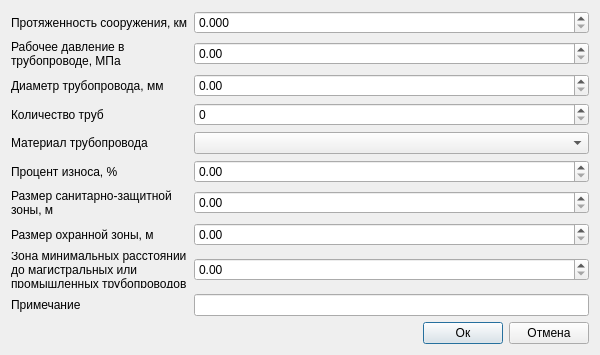
<?xml version="1.0" encoding="UTF-8"?>
<ui version="4.0">
 <class>Dialog</class>
 <widget class="QDialog" name="Dialog">
  <property name="geometry">
   <rect>
    <x>0</x>
    <y>0</y>
    <width>600</width>
    <height>355</height>
   </rect>
  </property>
  <property name="minimumSize">
   <size>
    <width>600</width>
    <height>355</height>
   </size>
  </property>
  <property name="windowTitle">
   <string>Магистральный трубопровод: Дополнительные атрибуты</string>
  </property>
  <property name="accessibleName">
   <string notr="true">btnSave</string>
  </property>
  <layout class="QVBoxLayout" name="verticalLayout_2">
   <item>
    <layout class="QGridLayout" name="gridLayout_2">
     <item row="0" column="1">
      <layout class="QHBoxLayout" name="horizontalLayout_4">
       <item>
        <layout class="QGridLayout" name="gridLayout_3">
         <item row="6" column="0">
          <widget class="QLabel" name="label_3">
           <property name="text">
            <string>Количество труб</string>
           </property>
          </widget>
         </item>
         <item row="6" column="1">
          <widget class="QgsSpinBox" name="sbNumber">
           <property name="maximum">
            <number>10000000</number>
           </property>
           <property name="clearValue">
            <bool>true</bool>
           </property>
          </widget>
         </item>
         <item row="18" column="1">
          <widget class="QLineEdit" name="tbNote">
           <property name="clearButtonEnabled">
            <bool>true</bool>
           </property>
          </widget>
         </item>
         <item row="14" column="1">
          <widget class="QgsDoubleSpinBox" name="sbGuardZoneSize">
           <property name="maximum">
            <double>10000000.000000000000000</double>
           </property>
           <property name="clearValue">
            <bool>true</bool>
           </property>
          </widget>
         </item>
         <item row="16" column="1">
          <widget class="QgsDoubleSpinBox" name="sbMinimalLengthZoneSize">
           <property name="maximum">
            <double>10000000.000000000000000</double>
           </property>
           <property name="clearValue">
            <bool>true</bool>
           </property>
          </widget>
         </item>
         <item row="8" column="0">
          <widget class="QLabel" name="label_2">
           <property name="text">
            <string>Материал трубопровода</string>
           </property>
          </widget>
         </item>
         <item row="2" column="1">
          <widget class="QgsDoubleSpinBox" name="sbOperatingPressure">
           <property name="maximum">
            <double>10000000.000000000000000</double>
           </property>
           <property name="clearValue">
            <bool>true</bool>
           </property>
          </widget>
         </item>
         <item row="14" column="0">
          <widget class="QLabel" name="label_9">
           <property name="text">
            <string>Размер охранной зоны, м</string>
           </property>
          </widget>
         </item>
         <item row="12" column="0">
          <widget class="QLabel" name="label_8">
           <property name="text">
            <string>Размер санитарно-защитной
зоны, м</string>
           </property>
          </widget>
         </item>
         <item row="4" column="0">
          <widget class="QLabel" name="label">
           <property name="text">
            <string>Диаметр трубопровода, мм</string>
           </property>
          </widget>
         </item>
         <item row="4" column="1">
          <widget class="QgsDoubleSpinBox" name="sbPipelineDiameter">
           <property name="maximum">
            <double>10000000.000000000000000</double>
           </property>
           <property name="clearValue">
            <bool>true</bool>
           </property>
          </widget>
         </item>
         <item row="16" column="0">
          <widget class="QLabel" name="label_7">
           <property name="text">
            <string>Зона минимальных расстояний
до магистральных или
промышленных трубопроводов</string>
           </property>
          </widget>
         </item>
         <item row="10" column="1">
          <widget class="QgsDoubleSpinBox" name="sbWearPercentage">
           <property name="maximum">
            <double>100.000000000000000</double>
           </property>
           <property name="clearValue">
            <bool>true</bool>
           </property>
          </widget>
         </item>
         <item row="10" column="0">
          <widget class="QLabel" name="label_24">
           <property name="text">
            <string>Процент износа, %</string>
           </property>
          </widget>
         </item>
         <item row="18" column="0">
          <widget class="QLabel" name="label_5">
           <property name="text">
            <string>Примечание</string>
           </property>
          </widget>
         </item>
         <item row="12" column="1">
          <widget class="QgsDoubleSpinBox" name="sbSizeOfSanitaryProtectionZone">
           <property name="maximum">
            <double>10000000.000000000000000</double>
           </property>
           <property name="clearValue">
            <bool>true</bool>
           </property>
          </widget>
         </item>
         <item row="0" column="0">
          <widget class="QLabel" name="label_4">
           <property name="text">
            <string>Протяженность сооружения, км</string>
           </property>
          </widget>
         </item>
         <item row="0" column="1">
          <widget class="QgsDoubleSpinBox" name="sbLength">
           <property name="decimals">
            <number>3</number>
           </property>
           <property name="maximum">
            <double>10000000.000000000000000</double>
           </property>
           <property name="clearValue">
            <bool>true</bool>
           </property>
          </widget>
         </item>
         <item row="2" column="0">
          <widget class="QLabel" name="label_6">
           <property name="text">
            <string>Рабочее давление в
трубопроводе, МПа</string>
           </property>
          </widget>
         </item>
         <item row="8" column="1">
          <widget class="QComboBox" name="cbMaterial"/>
         </item>
        </layout>
       </item>
      </layout>
     </item>
     <item row="3" column="1">
      <layout class="QHBoxLayout" name="horizontalLayout">
       <item>
        <spacer name="horizontalSpacer">
         <property name="orientation">
          <enum>Qt::Horizontal</enum>
         </property>
         <property name="sizeHint" stdset="0">
          <size>
           <width>40</width>
           <height>20</height>
          </size>
         </property>
        </spacer>
       </item>
       <item>
        <widget class="QPushButton" name="btnOk">
         <property name="accessibleName">
          <string notr="true">btnSave</string>
         </property>
         <property name="text">
          <string>Ок</string>
         </property>
         <property name="default">
          <bool>true</bool>
         </property>
        </widget>
       </item>
       <item>
        <widget class="QPushButton" name="btnCancel">
         <property name="accessibleName">
          <string notr="true">btnCancel</string>
         </property>
         <property name="text">
          <string>Отмена</string>
         </property>
        </widget>
       </item>
      </layout>
     </item>
     <item row="2" column="1">
      <layout class="QHBoxLayout" name="horizontalLayout_2">
       <item>
        <spacer name="verticalSpacer">
         <property name="orientation">
          <enum>Qt::Vertical</enum>
         </property>
         <property name="sizeHint" stdset="0">
          <size>
           <width>20</width>
           <height>40</height>
          </size>
         </property>
        </spacer>
       </item>
      </layout>
     </item>
    </layout>
   </item>
  </layout>
 </widget>
 <customwidgets>
  <customwidget>
   <class>QgsDoubleSpinBox</class>
   <extends>QDoubleSpinBox</extends>
   <header>qgsdoublespinbox.h</header>
  </customwidget>
  <customwidget>
   <class>QgsSpinBox</class>
   <extends>QSpinBox</extends>
   <header>qgsspinbox.h</header>
  </customwidget>
 </customwidgets>
 <tabstops>
  <tabstop>sbLength</tabstop>
  <tabstop>sbOperatingPressure</tabstop>
  <tabstop>sbPipelineDiameter</tabstop>
  <tabstop>sbNumber</tabstop>
  <tabstop>cbMaterial</tabstop>
  <tabstop>sbWearPercentage</tabstop>
  <tabstop>sbSizeOfSanitaryProtectionZone</tabstop>
  <tabstop>sbGuardZoneSize</tabstop>
  <tabstop>sbMinimalLengthZoneSize</tabstop>
  <tabstop>tbNote</tabstop>
  <tabstop>btnOk</tabstop>
  <tabstop>btnCancel</tabstop>
 </tabstops>
 <resources/>
 <connections/>
</ui>
